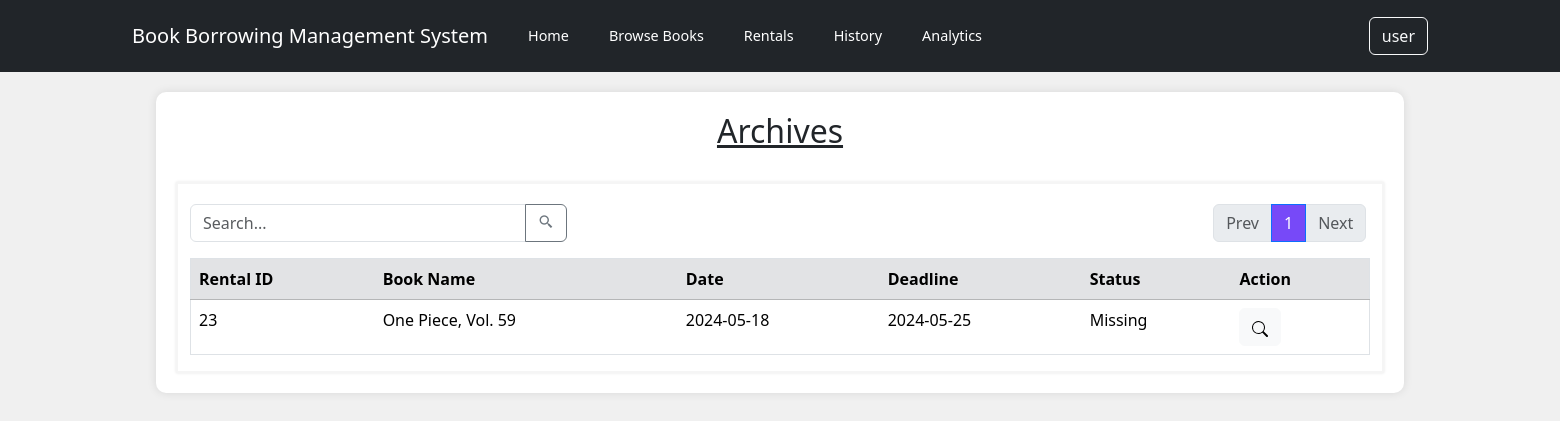
Screenshot of /reservationArchive.php (signed in) with the database file from the repository.
### tables this page shows
CREATE TABLE `history` (
  `rental_ID` int(5) NOT NULL,
  `id` int(5) NOT NULL,
  `borrowID` int(5) NOT NULL,
  `status_ID` int(5) NOT NULL,
  `rental_deadline` date NOT NULL,
  `rental_remark` varchar(255) DEFAULT NULL,
  `archived` int(1) NOT NULL
);

CREATE TABLE `book` (
  `id` int(5) NOT NULL,
  `bookTitle` varchar(255) NOT NULL,
  `pagesNumber` int(5) NOT NULL,
  `authorName` varchar(255) NOT NULL,
  `quantity` int(5) NOT NULL,
  `isbn` varchar(255) NOT NULL,
  `genre` varchar(255) NOT NULL,
  `publicationCompany` varchar(255) NOT NULL,
  `bookCover` varchar(255) DEFAULT NULL
);

CREATE TABLE `borrow` (
  `borrowID` int(5) NOT NULL,
  `bookID` int(5) NOT NULL,
  `userID` int(5) NOT NULL,
  `time` varchar(4) NOT NULL,
  `date` date NOT NULL
);

CREATE TABLE `history_status` (
  `status_ID` int(5) NOT NULL,
  `status_name` varchar(10) NOT NULL,
  `status_desc` varchar(255) NOT NULL
);

### reservationArchive.php (the view, shortened to what this page needs)
<?php
include_once "./controllers/db_connection.php";
$records_per_page = 9;
if (isset($_GET['page']) && is_numeric($_GET['page'])) {
    $current_page = $_GET['page'];
} else {
    $current_page = 1;
}
$start_from = ($current_page - 1) * $records_per_page;
$userID = $_SESSION["id"];
$role = $_SESSION["role"];
if ($role == "1") {
    $sql = "SELECT h.*, hs.status_name, u.id, bor.*, bo.bookTitle
    FROM ((((history h
    INNER JOIN history_status hs ON h.status_ID = hs.status_ID)
    INNER JOIN user u ON h.id = u.id)
    INNER JOIN borrow bor ON h.borrowID  = bor.borrowID) INNER JOIN
    book bo ON bor.bookID = bo.id)
    WHERE h.id = '$userID' AND h.archived = 1";
}
$sql .= " LIMIT $start_from, $records_per_page";
$result = mysqli_query($conn, $sql);
$total_pages_sql = "SELECT COUNT(*) AS total FROM history";
$result_total = mysqli_query($conn, $total_pages_sql);
$row_total = mysqli_fetch_assoc($result_total);
$total_records = $row_total['total'];
$total_pages = ceil($total_records / $records_per_page);
?>
<!DOCTYPE html>
<html lang="en">
<head>
    <link href="https://cdn.jsdelivr.net/npm/bootstrap@5.3.3/dist/css/bootstrap.min.css" rel="stylesheet">
    <link rel="stylesheet" href="./custom_css/navbar.css">
    <link rel="stylesheet" href="./custom_css/layout.css">
    <link rel="stylesheet" href="./custom_css/reservationHistory.css">
    <link href='https://unpkg.com/boxicons@2.1.4/css/boxicons.min.css' rel='stylesheet'>
</head>
<body>
    <nav class="navbar navbar-expand-lg navbar-dark bg-dark">
        <div class="container">
            <div class="row">
                <div class="col">
                    <p class="navbar-brand">Book Borrowing Management System</p>
                </div>
                <div class="col">
                    <a class="navbar-brand navbar-link" href="./homepage.php">Home</a>
                </div>
                <div class="col">
                    <a class="navbar-brand navbar-link" href="./bookCatalogueManage.php">Browse Books</a>
                </div>
                <div class="col">
                    <a class="navbar-brand navbar-link" href="#">Rentals</a>
                </div>
                <div class="col">
                    <a class="navbar-brand navbar-link" href="./reservationHistory.php">History</a>
                </div>
                <div class="col">
                    <a class="navbar-brand navbar-link" href="#">Analytics</a>
                </div>
            </div>
            <form class="d-flex" action="<?php echo htmlspecialchars($_SERVER["PHP_SELF"]); ?>" method="post">
                <div class="dropdown">
                    <button class="btn btn-outline-light" type="button" id="dropdownMenuButton" data-bs-toggle="dropdown" aria-expanded="false">
                        <?php echo htmlspecialchars($_SESSION["username"]); ?>
                    </button>
                </div>
            </form>
        </div>
    </nav>
    <div class="container container-main">
        <h2 style="text-align:center;"><u>Archives</u></h2>
        <br>
        <div class="container container-sub">
            <div class="row">
                <div class="col-md-4">
                    <form class="input-group mb-3" action="reservationSearchArc.php" method="post">
                        <input type="text" class="form-control" placeholder="Search..." aria-label="Search" aria-describedby="basic-addon2" name="search">
                        <button class="btn btn-outline-secondary" type="submit" id="button-addon2">
                            <i class='bx bx-search-alt-2'></i></button>
                    </form>
                </div>
                <div style="z-index: 10; position:absolute; right:-77%;">
                    <nav aria-label="Page navigation example">
                        <ul class="pagination">
                            <li class="page-item <?php echo ($current_page == 1) ? 'disabled' : ''; ?>">
                                <a class="page-link" href="<?php echo ($current_page == 1) ? '#' : 'reservationHistory.php?page=' . ($current_page - 1); ?>">Prev</a>
                            </li>
                            <?php for ($i = 1; $i <= $total_pages; $i++) : ?>
                                <li class="page-item <?php echo ($i == $current_page) ? 'active' : ''; ?>">
                                    <a class="page-link" style="background-color: #7749F8;" href="reservationHistory.php?page=<?php echo $i; ?>"><?php echo $i; ?></a>
                                </li>
                            <?php endfor; ?>
                            <li class="page-item <?php echo ($current_page == $total_pages) ? 'disabled' : ''; ?>">
                                <a class="page-link" href="<?php echo ($current_page == $total_pages) ? '#' : 'reservationHistory.php?page=' . ($current_page + 1); ?>">Next</a>
                            </li>
                        </ul>
                    </nav>
                </div>
            </div>
                <form method="post">
                    <table border="1" class="table table-hover" style="width: 100%">
                        <tr class="thread">
                            <th class="table-secondary" scope="col">Rental ID</th>
                            <th class="table-secondary" scope="col">Book Name</th>
                            <th class="table-secondary" scope="col">Date</th>
                            <th class="table-secondary" scope="col">Deadline</th>
                            <th class="table-secondary" scope="col">Status</th>
                            <th class="table-secondary" scope="col">Action</th>
                        </tr>
                        <tr>
                            <?php  if (mysqli_num_rows($result) > 0){
                                while($row = mysqli_fetch_assoc($result)){
                                $rentID = $row["rental_ID"];
                                $bookTitle = $row["bookTitle"];
                                $date = $row["date"];
                                $deadline = $row["rental_deadline"];
	                            $status = $row["status_name"];
                            ?>
                                <td><?php echo $rentID; ?></td>
		                        <td><?php echo $bookTitle; ?></td>
                                <td><?php echo $date; ?></td>
                                <td><?php echo $deadline; ?></td>
                                <td><?php echo $status; ?></td>
		                        <td>
                                <a><button class="btn btn-light" type="button" onclick="window.location.href='/bbms/reservationView.php';"><svg xmlns="http://www.w3.org/2000/svg" width="16" height="16" fill="currentColor" class="bi bi-search" viewBox="0 0 16 16"><path d="M11.742 10.344a6.5 6.5 0 1 0-1.397 1.398h-.001q.044.06.098.115l3.85 3.85a1 1 0 0 0 1.415-1.414l-3.85-3.85a1 1 0 0 0-.115-.1zM12 6.5a5.5 5.5 0 1 1-11 0 5.5 5.5 0 0 1 11 0"/></svg></button></a>
		                        </td>
	                    </tr>
                        <?php
                                }
                            }
                            else{
                                echo "0 results";
                            }
                        ?>
                    </table>
                </form>
            </div>
        </div>
</body>
</html>

### custom_css/navbar.css (style rules this page uses)
.navbar-brand { display: flex; align-items: center; justify-content: center; height: 100%; }
.navbar-link { font-size: 0.9rem; }

### custom_css/layout.css (style rules this page uses)
body { background-color: #f0f0f0; }
.container-main { margin-top: 20px; margin-left: auto; margin-right: auto; width: 80%; padding: 20px; background-color: white; border-radius: 10px; box-shadow: 0px 0px 10px rgba(0, 0, 0, 0.1); }

### custom_css/reservationHistory.css (style rules this page uses)
.container-sub { box-shadow: 0px 0px 3px rgba(0, 0, 0, 0.1); border: 2px solid whitesmoke; }
.container-sub .input-group, .container-sub .dropdown, .container-sub .pagination { margin-top: 20px; }

### rows the page displays
history: rental_ID "23", book.bookTitle "One Piece, Vol. 59", borrowID.date "2024-05-18", rental_deadline "2024-05-25", status_ID.status_name "Missing"

### other values shown
$_SESSION["username"] "user"
